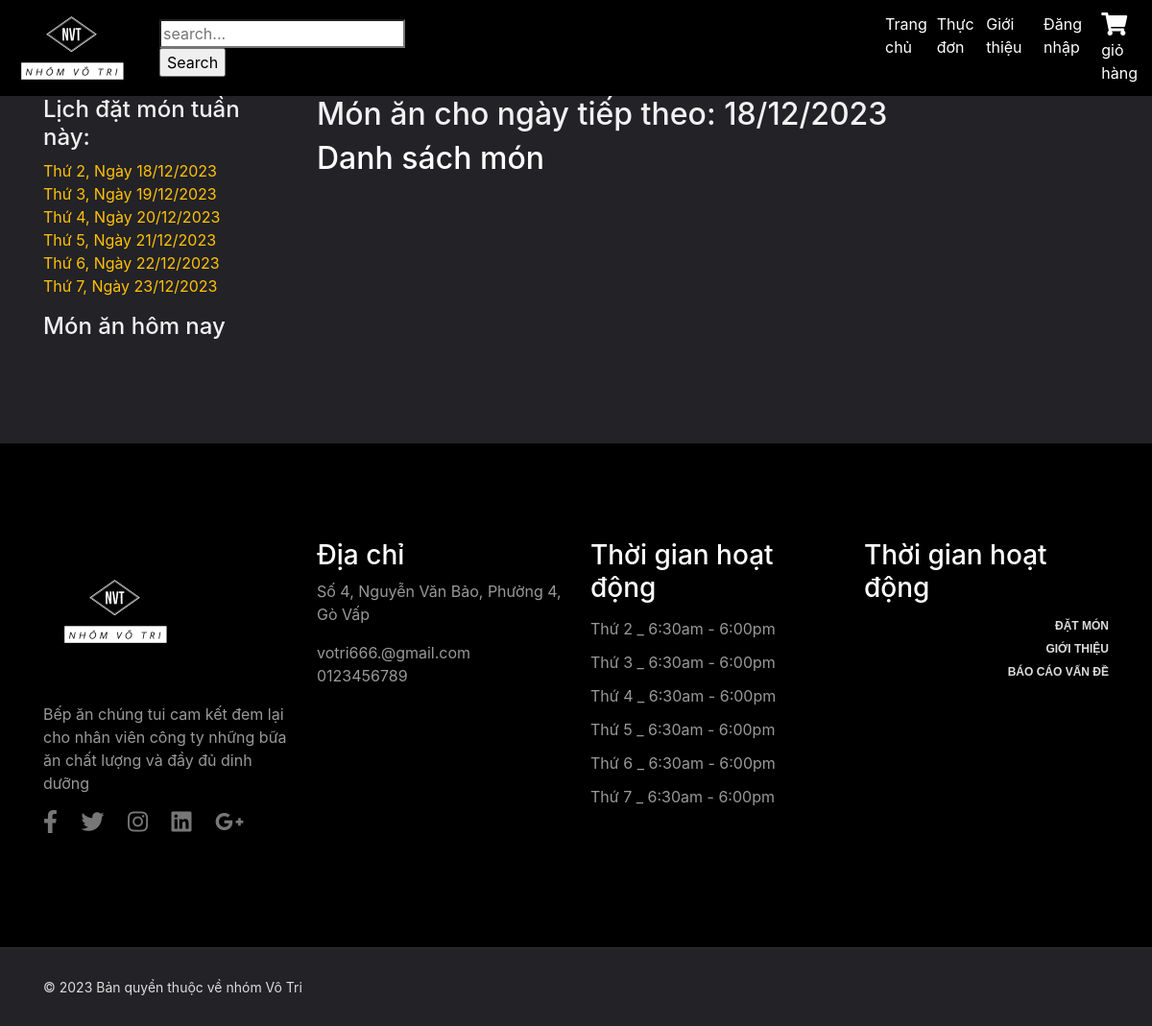
/?mod=menus&date=2023-12-18, run on an earlier commit of the app's database.
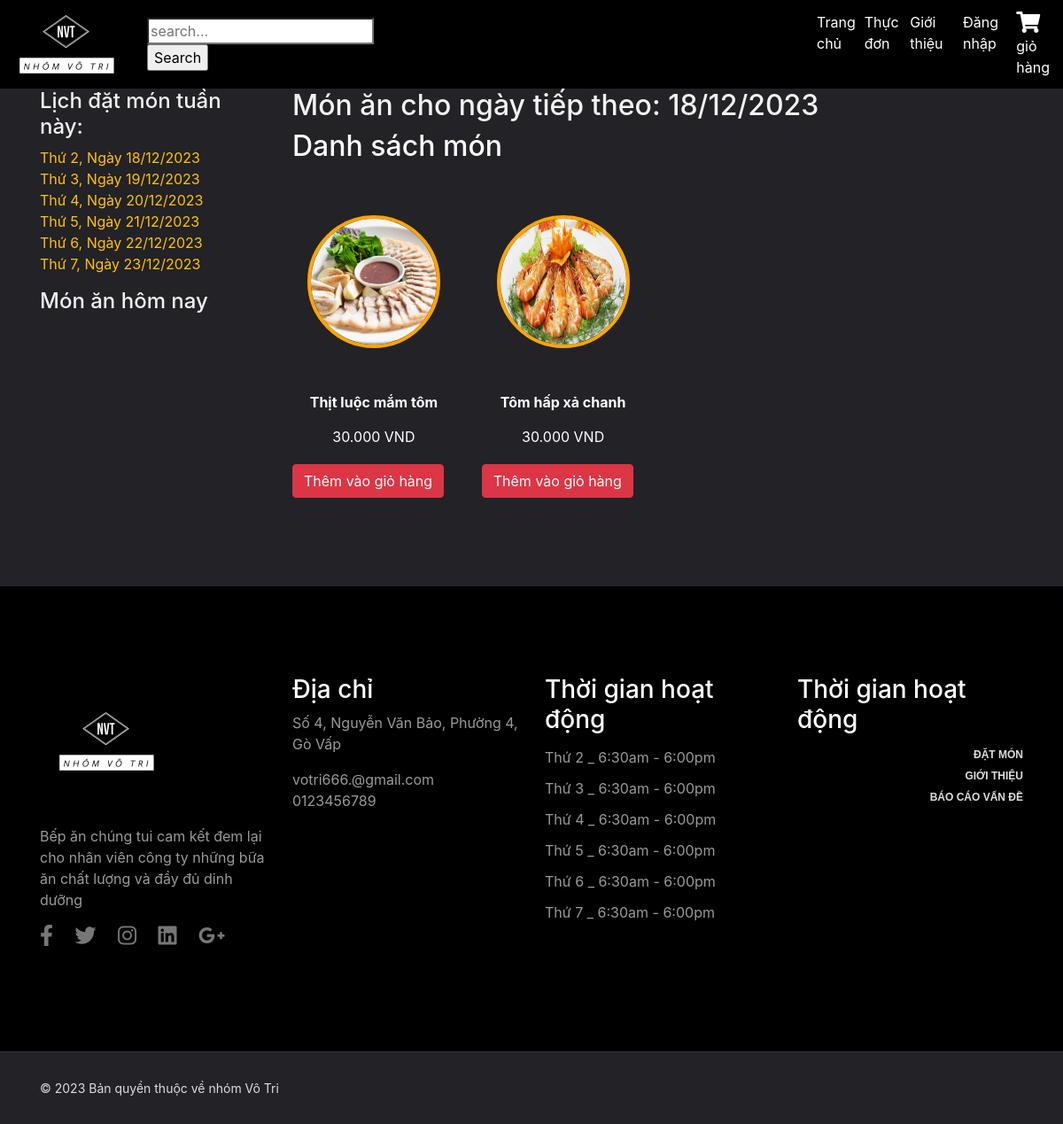
And on a later commit of the database.
### tables this page shows
CREATE TABLE `chitietthucdon` (
  `idthucdon` int(2) NOT NULL,
  `id_monan` int(2) NOT NULL
);

CREATE TABLE `monan` (
  `id_monan` int(2) NOT NULL,
  `tenmonan` varchar(50) NOT NULL,
  `mota` varchar(300) NOT NULL,
  `hinhanh` varchar(150) NOT NULL,
  `gia` int(11) NOT NULL,
  `id_loaimonan` int(2) NOT NULL
);

### Model/mMonan.php (called while the page is built, shortened)
<?php
include_once("ketnoi.php");
class modelMonan
{
    function selectAllMonAnThucdonbyDate($date)
    {
        $p = new KetNoiDB();
        if ($p->moKetNoi($con)) {
            $query = "SELECT * FROM thucdon JOIN chitietthucdon ON thucdon.idthucdon = chitietthucdon.idthucdon
            JOIN monan ON chitietthucdon.id_monan = monan.id_monan WHERE ngaytao = '$date'";
            $result = $con->query($query);
            if ($result) {
                return $result;
            } else {
                echo "Lỗi truy vấn: " . $con->error;
            }
        } else {
            return false;
        }
    }
    function SelectAllLoaiThucDon()
    {
        $p = new KetNoiDB();
        if ($p->moKetNoi($con)) {
            $query = "SELECT * FROM loai_thucdon";
            $result = $con->query($query);
            if ($result) {
                $data = array();
                while ($row = $result->fetch_assoc()) {
                    $data[] = $row;
                }
                return $data;
            } else {
                echo "Lỗi truy vấn: " . $con->error;
            }
        } else {
            return false;
        }
    }
}
?>

### Controller/cMonan.php (called while the page is built, shortened)
<?php
include_once("Model/mMonan.php");
class controlMonan
{
    function getAllMonAnThucdonbyDate($date)
    {
        $p = new modelMonan();
        $tbl = $p->selectAllMonAnThucdonbyDate($date);
        return $tbl;
    }
}
?>

### Model/ketnoi.php (called while the page is built, shortened)
<?php
class KetNoiDB
{
    function moKetNoi(& $con)
    {
        $con = new mysqli("localhost", "root", "", "bepan_votri");
        $con->set_charset("utf8");
        return $con;
    }
}
?>

### View/vMonan.php (the view, shortened to what this page needs)
<?php
include "Includes/templates/header.php";
include "Includes/templates/navbar.php";
include("Controller/cMonan.php");
$p = new controlMonan();
if (isset($_REQUEST['idloai'])) {
    $cate = $_REQUEST['idloai'];
    $dish = $p->getAllMonanbyLoai($cate);
} elseif (isset($_REQUEST['search'])) {
    $search = $_REQUEST['search'];
    $dish = $p->getSearch($search);
}elseif(isset($_REQUEST['cm'])){
    $cm = $_REQUEST['cm'];
    $dish = $p->getAllMonAnLoaiThucdon($cm);
}
elseif (isset($_REQUEST['date'])){
    $ngay = $_REQUEST['date'];
    $dish = $p->getAllMonAnThucdonbyDate($ngay);
}
 else {
    $dish = $p->getAllMonAnThucdon();
}
?>
<section style="padding: 100px 0 100px; background-color: #222227;">
  <div class="container">
    <div class="row">
    <div class="col-lg-3 col-md-5">
      <div class="sidebar">
        <div class="sidebar__item">
          <h4 class="txt">Lịch đặt món tuần này:</h4>
          <ul>
    <?php
    $days = array('monday', 'tuesday', 'wednesday', 'thursday', 'friday', 'saturday');
    $menu = array();
    foreach ($days as $index => $day) {
        $timestamp = strtotime('this week ' . $day);
        $saturday = strtotime('this week saturday');
        $ngayHientai = new DateTime();
        $ngayHientaiTimestamp = $ngayHientai->getTimestamp();
        if ($ngayHientaiTimestamp >= $saturday) {
            $timestamp = strtotime('next week ' . $day);
        }
        $menu[$index] = date('d/m/Y', $timestamp);
        $newDate[$index] = date_format(date_create_from_format('d/m/Y',  $menu[$index]), 'Y-m-d');
        ?>
        <li><a class="text-warning" href="index.php?mod=menus&act=list&date=<?php echo $newDate[$index] ?>">Thứ <?php echo $index + 2 ?>, Ngày <?php echo $menu[$index];  ?></a></li>
    <?php
    } ?>
</ul>
        </div>
        <div class="sidebar__item">
          <div class="latest-product__text">
            <h4 class="txt">Món ăn hôm nay</h4>
          </div>
        </div>
      </div>
      </div>
        <div class="col-md-9">
        <div class="product__discount">
        <?php
            $today = new DateTime();
            if ($today->format('N') == 6 || $today->format('N') == 7) {
                $tomorrow = $today->modify('next Monday')->format('Y-m-d');
            } else {
                $tomorrow = $today->add(new DateInterval('P1D'))->format('Y-m-d');
            }
            $ngaytt = (new DateTime($tomorrow))->format("d/m/Y");
        ?>
                    <div class="section-title product__discount__title">
                        <h2 class="txt">Món ăn cho ngày tiếp theo: <?php echo $ngaytt  ?></h2>
                    </div>
<h2 class="text-white">Danh sách món </h2>
<?php
echo '<div class="menu-items-container">';
$dem = 0;
$dish->data_seek(0);
$totalItems = $dish->num_rows;
$today = new DateTime('now', new DateTimeZone('Asia/Ho_Chi_Minh'));
if (!isset($_REQUEST['date'])) {
    $selectedDate = null;
} else {
    $selectedDate = new DateTime($_REQUEST['date'], new DateTimeZone('Asia/Ho_Chi_Minh'));
}
while ($row = $dish->fetch_assoc()) {
    if ($dem % 4 === 0) {
        echo '<div class="row">';
    }
    echo '<div class="col-md-3 menu-item">';
    if ($selectedDate > $today) {
        echo '<a href="?mod=chitiet&id_monan='. $row['id_monan']. '&date='. $_GET['date'].'" onclick="showDetails(this)">';
        echo '<div class="thumbnail" style="cursor:pointer">';
        echo '<div class="menu-image">';
        echo '<div class="circular-image">';
        echo '<img src="Design/image/' . $row['hinhanh'] . '" style="width: 150px; height: 150px; border-radius: 50%; border: 4px solid orange;" />';
        echo '</div>';
        echo '</div>';
        echo '<p class="text-white"><b>' . $row['tenmonan'] . '</b></p>';
        echo '<p class="text-white">' . number_format($row['gia'], 0, ',', '.') . ' VND</p>';
        echo '</div>';
        echo '</a>';
        echo '<div class="buttondatmon">';
        echo '<a href="index.php?mod=cart&act=Add&id_monan=' . $row['id_monan'] . '&date=' . $_GET['date'] . '" class="btn btn-danger">Thêm vào giỏ hàng</a>';
        echo '</div>';
    }
    echo '</div>';
    if (($dem + 1) % 4 === 0 || $dem + 1 === $totalItems) {
        echo '</div>';
    }
    $dem++;
}
echo '</div>';
?>
    </div>
  </div>
</section>
<section class="widget_section" style="background-color: black;padding: 100px 0;">
        <div class="container">
            <div class="row">
                <div class="col-lg-3 col-md-6">
                <img src="./Design/images/Nhom_vo_tri_logos_white.png" alt="Restaurant Logo" style="width: 150px;margin-bottom: 20px;">
                    <div class="footer_widget">
                        <p>
                            Bếp ăn chúng tui cam kết đem lại cho nhân viên công ty những bữa ăn chất lượng và đầy đủ dinh dưỡng
                        </p>
                        <ul class="widget_social">
                            <li><a href="#" data-toggle="tooltip" title="Facebook"><i class="fab fa-facebook-f fa-2x"></i></a></li>
                            <li><a href="#" data-toggle="tooltip" title="Twitter"><i class="fab fa-twitter fa-2x"></i></a></li>
                            <li><a href="#" data-toggle="tooltip" title="Instagram"><i class="fab fa-instagram fa-2x"></i></a></li>
                            <li><a href="#" data-toggle="tooltip" title="LinkedIn"><i class="fab fa-linkedin fa-2x"></i></a></li>
                            <li><a href="#" data-toggle="tooltip" title="Google+"><i class="fab fa-google-plus-g fa-2x"></i></a></li>
                        </ul>
                    </div>
                </div>
                <div class="col-lg-3 col-md-6">
                     <div class="footer_widget">
                        <h3>Địa chỉ</h3>
                        <p>
                            Số 4, Nguyễn Văn Bảo, Phường 4, Gò Vấp
                        </p>
                        <p>
                            votri666.@gmail.com <br>
                            0123456789
                        </p>
                     </div>
                </div>
                <div class="col-lg-3 col-md-6">
                    <div class="footer_widget">
                        <h3>
                            Thời gian hoạt động
                        </h3>
                        <ul class="opening_time">
                            <li>Thứ 2 _ 6:30am - 6:00pm</li>
                            <li>Thứ 3 _ 6:30am - 6:00pm</li>
                            <li>Thứ 4 _ 6:30am - 6:00pm</li>
                            <li>Thứ 5 _ 6:30am - 6:00pm</li>
                            <li>Thứ 6 _ 6:30am - 6:00pm</li>
                            <li>Thứ 7 _ 6:30am - 6:00pm</li>
                        </ul>
                    </div>
                </div>
                <div class="col-lg-3 col-md-6">
						<div class="footer_widget">
                        <h3>
                            Thời gian hoạt động
                        </h3>
						<ul class="footer_social">
							<li><a href="#">Đặt món</a></li> <br>
							<li><a href="#">Giới thiệu</a></li><br>
							<li><a href="#">Báo cáo vấn đề</a></li><br>
						</ul>
                    </div>
					</div>
            </div>
        </div>
    </section>
<?php include_once ("Includes/templates/footer.php"); ?>

### index.php (shortened to what this page needs)
<?php
if (isset($_GET['mod'])) {
    switch ($_GET['mod']) {
        case 'menus':
            include_once('View/vMonan.php');
            break;
    }
}
?>

### Includes/templates/header.php (shortened to what this page needs)
<!DOCTYPE html>
<html lang="en">
	<head>
		<link rel="stylesheet" type="text/css" href="Design/css/bootstrap.min.css">
		<link rel="stylesheet" type="text/css" href="Design/fonts/css/all.min.css">
		<link rel="stylesheet" type="text/css" href="Design/css/main.css">
		<link rel="stylesheet" type="text/css" href="Design/css/responsive.css">
		<link href="path/to/bootstrap.min.css" rel="stylesheet">
	</head>
	<body>

### Includes/templates/navbar.php (shortened to what this page needs)
<header id="header" class="header-section" style="height: 100px;">
    <a href="index.php" class="navbar-brand text-white">
        <img src="Design/images/Nhom_vo_tri_logos_white.png" alt="Restaurant Logo" style="width: 150px;">
    </a>
    <form action="index.php" method="get">
        <input type="search" name="search" placeholder="search...">
        <input type="submit" value="Search" name="btn_search">
    </form>
    <nav class="navbar navbar-expand-lg navbar-light">
        <ul class="navbar-nav">
        <?php
$ngay_hien_tai = date('Y-m-d');
$ngay_trong_tuan = date('N', strtotime($ngay_hien_tai));
if ($ngay_trong_tuan >= 6) {
  $ngay_mai = date('Y-m-d', strtotime('next Monday', strtotime($ngay_hien_tai)));
} else {
  $ngay_mai = date('Y-m-d', strtotime('+1 day', strtotime($ngay_hien_tai)));
}
?>
            <li class="navbar-item">
                <a class="navbar-link text-white" href="index.php">Trang chủ</a>&nbsp;&nbsp;&nbsp;&nbsp;&nbsp;
            </li>
            <li class="navbar-item">
                <a class="navbar-link text-white" href="?mod=menus&date=<?php echo $ngay_mai ?>">Thực đơn</a>&nbsp;&nbsp;&nbsp;&nbsp;&nbsp;
            </li>
            <li class="navbar-item">
                <a class="navbar-link text-white" href="?mod=introduce">Giới thiệu</a>&nbsp;&nbsp;&nbsp;&nbsp;&nbsp;
            </li>
            <li class="navbar-item dropdown pe-3 profile-user">
    <?php if (isset($_SESSION['is_login']['hoten'])): ?>
        <a class="navbar-link text-white navbar-profile d-flex align-items-center pe-0 profile-main" href="#" role="button" data-bs-toggle="dropdown">
            <img src="./Design/images/<?php echo $_SESSION['is_login']['hinhanh'] ?>" alt="Profile" class="rounded-circle" style="width: 30px; height: 30px;">&nbsp;
            <?php if (isset($_SESSION['is_login']['hoten'])): ?>
                <span class="d-none d-md-block  ps-2"> <?php echo $_SESSION['is_login']['hoten'] ?></span>
            <?php endif; ?>
        </a>
        <ul class="dropdown-menu dropdown-menu-end" style="background-color: #fff; box-shadow: 1px 2px 3px #000;">
            <li class="dropdown-header">
                <h6 class="text-center"><b><?php echo $_SESSION['is_login']['hoten'] ?></b></h6>
                <p class="text-center"><?php echo $_SESSION['is_login']['tenvaitro']; ?></p>
            </li>
            <?php if (isset($_SESSION['login']) && $_SESSION['is_login']['vaitro'] != 4): ?>
                <li>
                    <a class="dropdown-item" href="admin.php">
                        <i class="fa-solid fa-gear"></i>
                        <span class="ml-2">Vào trang quản lý</span>
                    </a>
                </li>
            <?php endif; ?>
            <li><hr class="dropdown-divider"></li>
            <li>
                <a class="dropdown-item" href="?mod=Profile">
                    <i class="bi bi-person"></i>
                    <span class="ml-2">Hồ sơ người dùng</span>
                </a>
            </li>
            <li><hr class="dropdown-divider"></li>
            <li>
                <a class="dropdown-item" href="?mod=Order&act=dsphieu">
                    <i class="bi bi-question-circle"></i>
                    <span class="ml-2">Xem phiếu đặt món</span>
                </a>
            </li>
            <li><hr class="dropdown-divider"></li>
            <li>
                <a class="dropdown-item" href="index.php?mod=logout">
                    <i class="bi bi-box-arrow-right"></i>
                    <span class="ml-2">Đăng xuất</span>
                </a>
            </li>
        </ul>
    <?php else: ?>
        <li class="navbar-item">
            <a class="navbar-link text-white" href="?mod=login" id="login">Đăng nhập</a>&nbsp;&nbsp;&nbsp;&nbsp;&nbsp;
        </li>
    <?php endif; ?>
</li>
        <li class="navbar-item">
            <a style="color: white;" href="index.php?mod=cart">
                <i style="font-size: 24px; position: relative;" class="fas fa-shopping-cart"></i>
                giỏ hàng
            </a>
        </li>
        </ul>
    </nav>
</header>

### Includes/templates/footer.php (shortened to what this page needs)
		<footer class="footer_section">
			<div class="container">
				<div class="row">
					<div class="col-md-6 xs-padding">
						<div class="copyright">
							©
							 Bản quyền thuộc về nhóm Vô Tri
						</div>
					</div>
				</div>
			</div>
		</footer>
	</body>
</html>

### Design/css/main.css (style rules this page uses)
a, a:hover { text-decoration: none !important; }
ul { display: block; list-style: none; padding: 0; margin: 0; }
html { scroll-behavior: smooth; }
body { font-family: 'Roboto', sans-serif; font-size: 16px; line-height: 28px; font-weight: 300; }
.navbar { border: medium none; -moz-border-radius: 0; -webkit-border-radius: 0; -ms-border-radius: 0; border-radius: 0; margin-left: 500px; position: relative; padding: 0 !important; }
.header-section { transition: all .3s ease-in-out; }
.header-section { background-color:#000000; width:100%; height:120px; z-index:999; position:fixed; left: 0; top:0; padding:0; display:flex; align-items:center }
.thumbnail { display: block; margin-bottom: 20px; line-height: 1.42857143; background-color: #fff; -webkit-transition: border .2s ease-in-out; -o-transition: border .2s ease-in-out; transition: border .2s ease-in-out; text-align: center; background: inherit; }
.menu-image { position: relative; max-width: 200px; margin: 50px auto; }
.widget_social { display: block; text-align: left; }
.widget_social li { display: inline-block; }
.widget_social li a { color: #777; font-size: 12px; margin-right: 20px; }
.footer_widget p { color: #999; }
.footer_widget h3 { color: #fff; }
.opening_time li { color: #999; line-height: 35px; }
.footer_section { display: block; background-color: #222227; border-top: 1px solid #333; padding: 30px 0; }
.footer_section .copyright { font-size: 14px; color: #ddd; }
.footer_social { display: block; text-align: right; }
.footer_social li { display: inline-block; }
.footer_social li a { font-family: "Work Sans",sans-serif; color: #ddd; font-size: 12px; font-weight: 600; text-transform: uppercase; margin-left: 20px; }

### View/vMonan.php (style rules this page uses)
.txt { color: #f1f1f1; }

What changed in the data, as far as the page shows it:
added chitietthucdon: id_monan.hinhanh (picture), id_monan.tenmonan "Thịt luộc mắm tôm", id_monan.gia "30.000"
added chitietthucdon: id_monan.hinhanh (picture), id_monan.tenmonan "Tôm hấp xả chanh", id_monan.gia "30.000"
